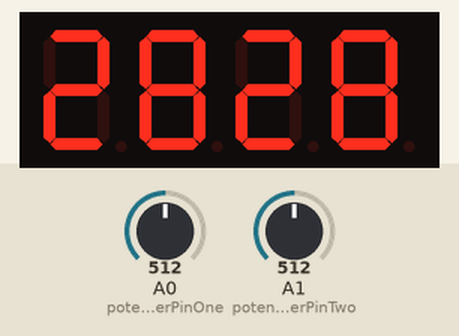
Simulated run of this sketch. Board: Arduino Uno, built with avr-gcc and run on an emulated ATmega328P. Shown: 4-digit seven-segment display. Wiring (inferred from the names in the program): 4-digit 7-segment display, segments lit when HIGH: segments pin 8, pin 7, pin 6, pin 5, pin 4, pin 3, pin 2; digit selects pin 9, pin 10, pin 11, pin 12. The inputs (shaded band) are chosen by the test bench; at power-on: A0 (potentiometerPinOne) = 512, A1 (potentiometerPinTwo) = 512. The segment pins are drawn as the display they are named for.

Above: at 1.2 s.
1.3 s: A0 (potentiometerPinOne) set to 716
At 2.0 s:
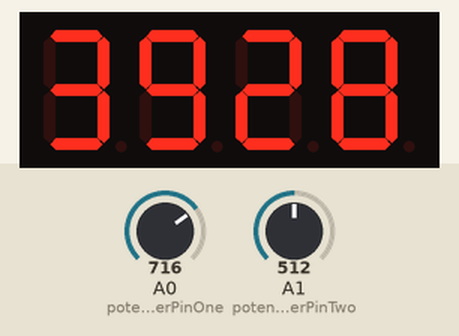
2.8 s: A1 (potentiometerPinTwo) set to 716
At 4.0 s:
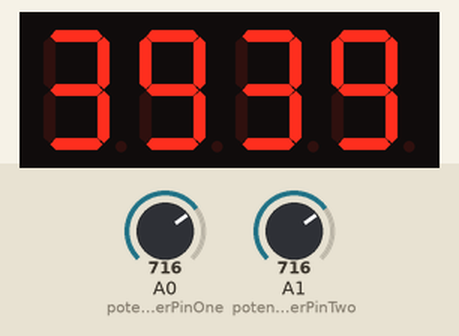
4.3 s: A0 (potentiometerPinOne) set to 900
At 5.4 s:
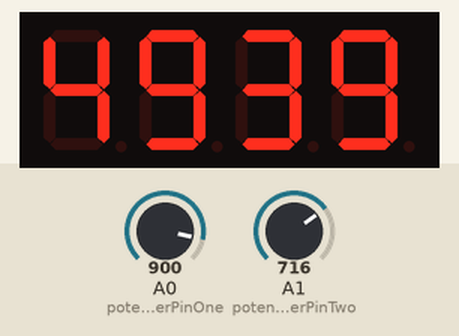
5.8 s: A1 (potentiometerPinTwo) set to 900
At 7.0 s:
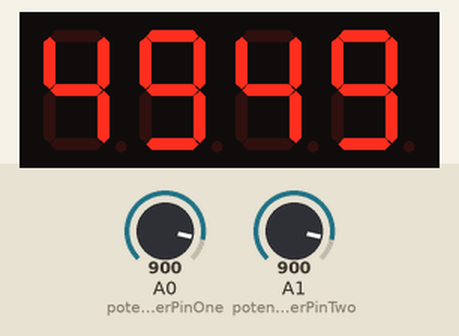
7.3 s: A0 (potentiometerPinOne) set to 1023
At 7.8 s:
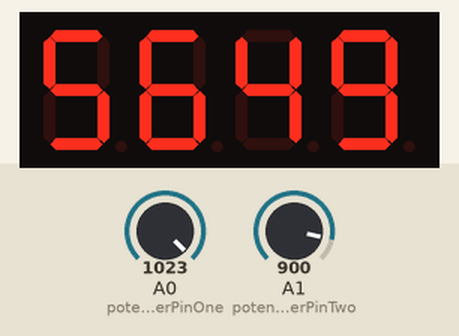
8.8 s: A1 (potentiometerPinTwo) set to 1023
At 10.1 s:
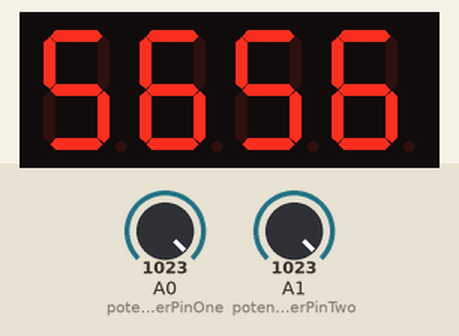
Timing chart, 0 to 11.3 s (numbered marks = the images above; inputs shaded):
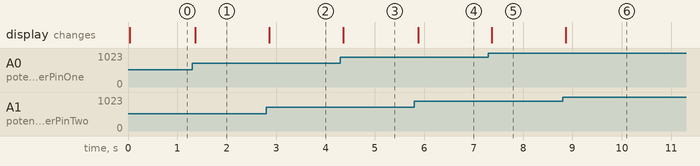

The sketch:

Touchless_thermometer.ino
```cpp
#define segA 8
#define segB 7
#define segC 6
#define segD 5
#define segE 4
#define segF 3
#define segG 2
#define digitOne 9
#define digitTwo 10
#define digitThree 11
#define digitFour 12
#define potentiometerPinOne A0
#define potentiometerPinTwo A1

// segment encoding for digits 0-9
const int digits[10][7] = {
  {1, 1, 1, 1, 1, 1, 0}, // 0
  {0, 1, 1, 0, 0, 0, 0}, // 1
  {1, 1, 0, 1, 1, 0, 1}, // 2
  {1, 1, 1, 1, 0, 0, 1}, // 3
  {0, 1, 1, 0, 0, 1, 1}, // 4
  {1, 0, 1, 1, 0, 1, 1}, // 5
  {1, 0, 1, 1, 1, 1, 1}, // 6
  {1, 1, 1, 0, 0, 0, 0}, // 7
  {1, 1, 1, 1, 1, 1, 1}, // 8
  {1, 1, 1, 1, 0, 1, 1}  // 9
};

const int segmentPins[7] = {segA, segB, segC, segD, segE, segF, segG};

void setup() {
  // Set segment pins as outputs
  for (int i = 0; i < 7; i++) {
    pinMode(segmentPins[i], OUTPUT);
    digitalWrite(segmentPins[i], LOW); // Turn off initially
  }

  // Set digit control pins as outputs
  pinMode(digitOne, OUTPUT);
  pinMode(digitTwo, OUTPUT);
  digitalWrite(digitOne, HIGH); // Off initially
  digitalWrite(digitTwo, HIGH);

  pinMode(digitThree, OUTPUT);
  pinMode(digitFour, OUTPUT);
  digitalWrite(digitThree, HIGH); // Off initially
  digitalWrite(digitFour, HIGH);

  // Potentiometer input
  pinMode(potentiometerPinOne, INPUT);
  pinMode(potentiometerPinTwo, INPUT);
}

void displayDigit(int digit, int position) {
  // Turn off both digits before updating
  digitalWrite(digitOne, HIGH);
  digitalWrite(digitTwo, HIGH);
  digitalWrite(digitThree, HIGH);
  digitalWrite(digitFour, HIGH);

  // Set segment pins based on digit pattern (HIGH = ON for common cathode)
  for (int i = 0; i < 7; i++) {
    digitalWrite(segmentPins[i], digits[digit][i] ? HIGH : LOW);
  }

  // Activate the correct digit (LOW = ON)
  if (position == 1) {
    digitalWrite(digitOne, LOW);
  } else if (position == 2) {
    digitalWrite(digitTwo, LOW);
  } else if (position == 3) {
    digitalWrite(digitThree, LOW);
  } else if (position == 4) {
    digitalWrite(digitFour, LOW);
  }
}

void loop() {
  // Read potentiometer and map to 0–99
  int potValueOne = analogRead(potentiometerPinOne);
  int numberOne = map(potValueOne, 0, 910, 0, 50);

  // Break number into tens and ones
  int tensOne = numberOne / 10;
  int onesOne = numberOne % 10;

  // Read potentiometer and map to 0–99
  int potValueTwo = analogRead(potentiometerPinTwo);
  int numberTwo = map(potValueTwo, 0, 910, 0, 50);

  // Break number into tens and ones
  int tensTwo = numberTwo / 10;
  int onesTwo = numberTwo % 10;

  // Multiplex display
  displayDigit(tensOne, 1);
  delay(4); // Reduce delay for smoother display
  displayDigit(onesOne, 2);
  delay(4);
  displayDigit(tensTwo, 3);
  delay(4); // Reduce delay for smoother display
  displayDigit(onesTwo, 4);
  delay(4);
}
```

Measured:
- after the input at 1.3 s, the display: changes after 0.06 s (image 1)
- after the input at 2.8 s, the display: changes after 0.06 s (image 2)
- after the input at 4.3 s, the display: changes after 0.06 s (image 3)
- after the input at 5.8 s, the display: changes after 0.08 s (image 4)
- after the input at 7.3 s, the display: changes after 0.06 s (image 5)
- after the input at 8.8 s, the display: changes after 0.06 s (image 6)
